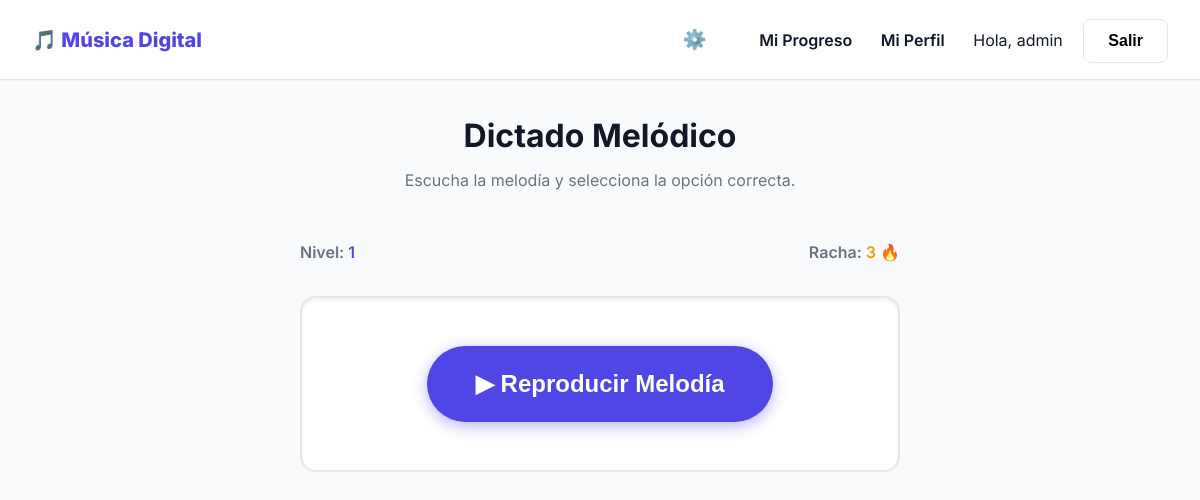
The app's page /juego/dictado-melodico/ (signed in) with its own data.
### trainer/models.py (models this page shows, shortened)
class Game(models.Model):
    slug = models.SlugField(unique=True)
    name = models.CharField(max_length=100)
    description = models.TextField()
    order = models.IntegerField(default=1)
    recommended_accuracy = models.IntegerField(default=0)
    recommended_attempts = models.IntegerField(default=0)

class Score(models.Model):
    user = models.ForeignKey(User, on_delete=models.CASCADE, related_name='scores')
    game = models.ForeignKey(Game, on_delete=models.CASCADE)
    level = models.IntegerField(default=1)
    total_points = models.IntegerField(default=0)
    max_streak = models.IntegerField(default=0)
    current_streak = models.IntegerField(default=0)
    correct_answers = models.IntegerField(default=0)
    total_answers = models.IntegerField(default=0)
    class Meta:
        unique_together = ('user', 'game')

### trainer/views.py (the view)
# urls.py: path('juego/dictado-melodico/', views.trainer_dictado_melodico, name='trainer_dictado_melodico'),
@login_required
def trainer_dictado_melodico(request):
    game = get_object_or_404(Game, slug='dictado-melodico')
    score, _ = Score.objects.get_or_create(user=request.user, game=game)
    stats_data = get_game_stats(request.user, game)
    context = {
        'game': game,
        'score': score,
        'incorrect_answers': stats_data['incorrect_answers'],
        'avg_time': stats_data['avg_time'],
        'hardest': stats_data['hardest'],
    }
    return render(request, 'trainer/trainer_dictado_melodico.html', context)

### trainer/views.py (called while the page is built, shortened)
def parse_interval_size(presented_question):
    if '-' not in presented_question:
        return presented_question

### templates/trainer/trainer_dictado_melodico.html (shortened to what this page needs)
{% extends 'base.html' %}
{% block content %}
<div class="trainer-container">
    <div style="text-align: center; margin-bottom: 1rem;">
        <h1 style="margin-bottom: 0.5rem;">{{ game.name }}</h1>
        <p style="color: var(--text-secondary);">Escucha la melodía y selecciona la opción correcta.</p>
    </div>
    <div class="status-bar">
        <div>Nivel: <span id="level-counter" style="color: var(--primary);">{{ score.level }}</span></div>
        <div>Racha: <span id="streak-counter" style="color: #F59E0B;">{{ score.current_streak }}</span> 🔥</div>
    </div>
    <div id="playback-area">
        <button id="play-melody-btn" class="play-btn">▶ Reproducir Melodía</button>
    </div>
</div>
{% endblock %}

### templates/base.html (shortened to what this page needs)
{% load static %}
<!DOCTYPE html>
<html lang="es">
<head>
</head>
<body>
    <nav>
        <a href="{% url 'dashboard' %}" class="nav-brand">🎵 Música Digital</a>
        <div>
            {% if user.is_authenticated %}
                <button id="audio-settings-btn" class="btn" style="background:transparent; font-size:1.2rem; margin-right: 1.5rem; cursor:pointer; border:none;" title="Configuración de Audio">⚙️</button>
                <a href="{% url 'dashboard' %}" style="margin-right: 1.5rem;">Mi Progreso</a>
                <a href="{% url 'perfil' %}" style="margin-right: 1.5rem;">Mi Perfil</a>
                <span style="margin-right: 1rem;">Hola, {{ user.username }}</span>
                <form action="{% url 'logout' %}" method="post" style="display:inline;">
                    <button type="submit" class="btn" style="background:transparent; border:1px solid var(--border);">Salir</button>
                </form>
            {% else %}
                <a href="{% url 'login' %}" style="margin-right: 1rem;">Entrar</a>
                <a href="{% url 'register' %}" class="btn btn-primary">Registrarse</a>
            {% endif %}
        </div>
    </nav>
    <main style="padding: 2rem;">
        {% block content %}{% endblock %}
    </main>
</body>
</html>

### templates/base.html (style rules this page uses)
:root { --primary: #4F46E5; --primary-hover: #4338CA; --bg: #F9FAFB; --surface: #FFFFFF; --text: #111827; --text-secondary: #6B7280; --success: #10B981; --danger: #EF4444; --border: #E5E7EB; }
* { box-sizing: border-box; margin: 0; padding: 0; }
body { font-family: 'Inter', sans-serif; background-color: var(--bg); color: var(--text); line-height: 1.5; min-height: 100vh; display: flex; flex-direction: column; }
nav { background-color: var(--surface); border-bottom: 1px solid var(--border); padding: 1rem 2rem; display: flex; justify-content: space-between; align-items: center; box-shadow: 0 1px 2px 0 rgba(0, 0, 0, 0.05); }
nav a { text-decoration: none; color: var(--text); font-weight: 600; }
.nav-brand { font-size: 1.25rem; color: var(--primary); font-weight: 800; }
.btn { display: inline-flex; align-items: center; justify-content: center; padding: 0.75rem 1.5rem; border-radius: 0.5rem; font-weight: 600; cursor: pointer; transition: all 0.2s; border: none; text-decoration: none; font-size: 1rem; }

### templates/trainer/trainer_dictado_melodico.html (style rules this page uses)
.trainer-container { display: flex; flex-direction: column; align-items: center; gap: 2rem; }
#playback-area { background: white; border-radius: 1rem; padding: 3rem; box-shadow: inset 0 2px 4px 0 rgba(0, 0, 0, 0.06); border: 2px solid var(--border); transition: border-color 0.3s; text-align: center; width: 100%; max-width: 600px; }
.status-bar { display: flex; justify-content: space-between; width: 100%; max-width: 600px; font-weight: 600; color: var(--text-secondary); }
.play-btn { background: var(--primary); color: white; border: none; padding: 1.5rem 3rem; font-size: 1.5rem; font-weight: bold; border-radius: 50px; cursor: pointer; transition: transform 0.2s, box-shadow 0.2s; box-shadow: 0 4px 15px rgba(79, 70, 229, 0.4); }

### records on screen
Game: name "Dictado Melódico"
Score: level "1", current_streak "3"

### other values on screen
{{ user.username }} "admin"
